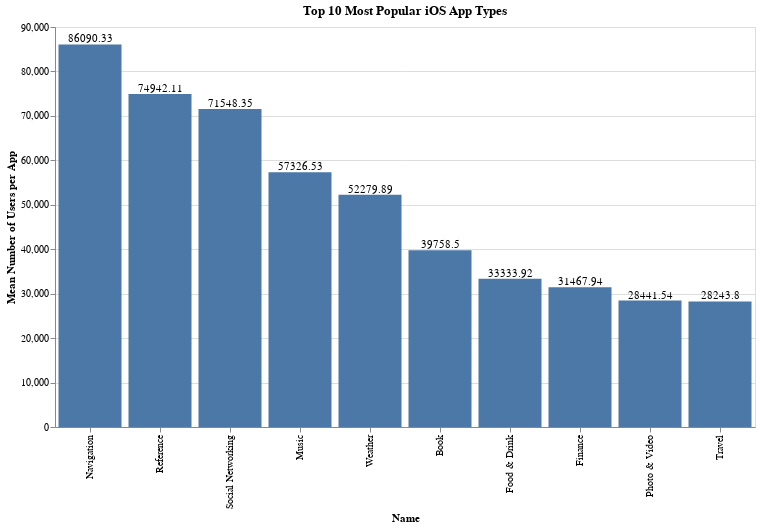

This figure's notebook cell:
### Code cell
bar_n(
    ios_users,
    "Top 10 Most Popular iOS App Types",
    "Mean Number of Users per App",
)

### Figure 1 — Vega-Lite specification as saved in the notebook (floating-point values rounded to 4 significant figures)
{"config": {"view": {"continuousWidth": 400, "continuousHeight": 300}}, "layer": [{"mark": "bar", "encoding": {"x": {"type": "nominal", "field": "name", "sort": "-y", "title": "Name"}, "y": {"type": "quantitative", "field": "number", "title": "Mean Number of Users per App"}}}, {"mark": {"type": "text", "align": "center", "baseline": "middle", "dy": -5}, "encoding": {"text": {"type": "quantitative", "field": "number"}, "x": {"type": "nominal", "field": "name", "sort": "-y", "title": "Name"}, "y": {"type": "quantitative", "field": "number", "title": "Mean Number of Users per App"}}}], "data": {"name": "data-7345266bc8999cc7b6f90b9b3d355bde"}, "height": 400, "title": "Top 10 Most Popular iOS App Types", "width": 700, "$schema": "https://vega.github.io/schema/vega-lite/v4.8.1.json", "datasets": {"data-7345266bc8999cc7b6f90b9b3d355bde": [{"name": "Navigation", "number": 86090.0}, {"name": "Reference", "number": 74940.0}, {"name": "Social Networking", "number": 71550.0}, {"name": "Music", "number": 57330.0}, {"name": "Weather", "number": 52280.0}, {"name": "Book", "number": 39760.0}, {"name": "Food & Drink", "number": 33330.0}, {"name": "Finance", "number": 31470.0}, {"name": "Photo & Video", "number": 28440.0}, {"name": "Travel", "number": 28240.0}]}}
